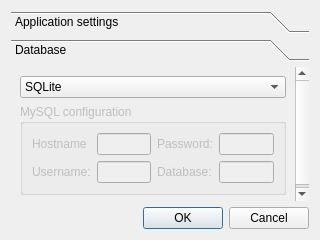
<?xml version="1.0" encoding="UTF-8"?>
<ui version="4.0">
 <class>OptionsDialog</class>
 <widget class="QDialog" name="OptionsDialog">
  <property name="windowModality">
   <enum>Qt::NonModal</enum>
  </property>
  <property name="geometry">
   <rect>
    <x>0</x>
    <y>0</y>
    <width>320</width>
    <height>240</height>
   </rect>
  </property>
  <property name="windowTitle">
   <string>Dialog</string>
  </property>
  <layout class="QGridLayout" name="gridLayout">
   <item row="0" column="0">
    <widget class="QToolBox" name="toolBox">
     <property name="currentIndex">
      <number>1</number>
     </property>
     <widget class="QWidget" name="pageApp">
      <property name="geometry">
       <rect>
        <x>0</x>
        <y>0</y>
        <width>121</width>
        <height>47</height>
       </rect>
      </property>
      <attribute name="label">
       <string>Application settings</string>
      </attribute>
      <layout class="QGridLayout" name="gridLayout_3">
       <item row="0" column="0">
        <layout class="QVBoxLayout" name="verticalLayout">
         <item>
          <layout class="QHBoxLayout" name="horizontalLayout">
           <item>
            <widget class="QCheckBox" name="checkBoxCanClose">
             <property name="text">
              <string>To tray if closed</string>
             </property>
             <property name="checked">
              <bool>true</bool>
             </property>
            </widget>
           </item>
          </layout>
         </item>
         <item>
          <layout class="QHBoxLayout" name="horizontalLayout_2"/>
         </item>
        </layout>
       </item>
      </layout>
     </widget>
     <widget class="QWidget" name="pageDatabase">
      <property name="geometry">
       <rect>
        <x>0</x>
        <y>0</y>
        <width>302</width>
        <height>133</height>
       </rect>
      </property>
      <attribute name="label">
       <string>Database</string>
      </attribute>
      <layout class="QGridLayout" name="gridLayout_2">
       <item row="1" column="0">
        <widget class="QGroupBox" name="groupBoxMySQL">
         <property name="enabled">
          <bool>false</bool>
         </property>
         <property name="title">
          <string>MySQL configuration</string>
         </property>
         <layout class="QGridLayout" name="gridLayout_4">
          <item row="3" column="1">
           <widget class="QLineEdit" name="lineEditMySQLUsername"/>
          </item>
          <item row="3" column="0">
           <widget class="QLabel" name="labelMySQLUsername">
            <property name="text">
             <string>Username:</string>
            </property>
           </widget>
          </item>
          <item row="3" column="2">
           <widget class="QLabel" name="labelMySQLDatabase">
            <property name="text">
             <string>Database:</string>
            </property>
           </widget>
          </item>
          <item row="1" column="0">
           <widget class="QLabel" name="labelMySQLHostname">
            <property name="text">
             <string>Hostname</string>
            </property>
           </widget>
          </item>
          <item row="1" column="2">
           <widget class="QLabel" name="labelMySQLPassword">
            <property name="text">
             <string>Password:</string>
            </property>
           </widget>
          </item>
          <item row="1" column="3">
           <widget class="QLineEdit" name="lineEditMySQLPassword">
            <property name="text">
             <string/>
            </property>
            <property name="echoMode">
             <enum>QLineEdit::Password</enum>
            </property>
           </widget>
          </item>
          <item row="3" column="3">
           <widget class="QLineEdit" name="lineEditMySQLDatabase"/>
          </item>
          <item row="1" column="1">
           <widget class="QLineEdit" name="lineEditMySQLHostname"/>
          </item>
         </layout>
        </widget>
       </item>
       <item row="0" column="0">
        <widget class="QComboBox" name="comboBox">
         <item>
          <property name="text">
           <string>SQLite</string>
          </property>
         </item>
         <item>
          <property name="text">
           <string>MySQL</string>
          </property>
         </item>
        </widget>
       </item>
      </layout>
     </widget>
    </widget>
   </item>
   <item row="1" column="0">
    <widget class="QDialogButtonBox" name="buttonBox">
     <property name="orientation">
      <enum>Qt::Horizontal</enum>
     </property>
     <property name="standardButtons">
      <set>QDialogButtonBox::Cancel|QDialogButtonBox::Ok</set>
     </property>
    </widget>
   </item>
  </layout>
 </widget>
 <resources/>
 <connections>
  <connection>
   <sender>buttonBox</sender>
   <signal>accepted()</signal>
   <receiver>OptionsDialog</receiver>
   <slot>accept()</slot>
   <hints>
    <hint type="sourcelabel">
     <x>257</x>
     <y>230</y>
    </hint>
    <hint type="destinationlabel">
     <x>157</x>
     <y>274</y>
    </hint>
   </hints>
  </connection>
  <connection>
   <sender>buttonBox</sender>
   <signal>rejected()</signal>
   <receiver>OptionsDialog</receiver>
   <slot>reject()</slot>
   <hints>
    <hint type="sourcelabel">
     <x>310</x>
     <y>230</y>
    </hint>
    <hint type="destinationlabel">
     <x>286</x>
     <y>274</y>
    </hint>
   </hints>
  </connection>
 </connections>
</ui>
